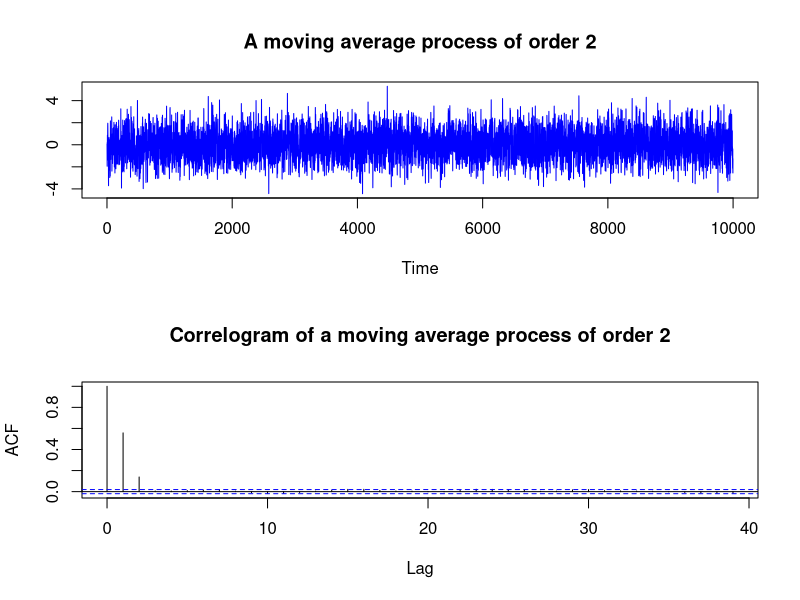

Write R code to recreate this figure.

# Generate noise
noise=rnorm(10000)

# Introduce a variable
ma_2=NULL

# Loop for generating MA(2) process
for(i in 3:10000){
    ma_2[i]=noise[i]+0.7*noise[i-1]+0.2*noise[i-2]
}

# Shift data to left by 2 units (porque los dos primeros puntos son nulos)
moving_average_process=ma_2[3:10000]

# Put time series structure on a vanilla data
moving_average_process=ts(moving_average_process)

# Partition output graphics as a multi frame of 2 rows and 1 column
par(mfrow=c(2,1))

# plot the process and plot its ACF
plot(moving_average_process, main='A moving average process of order 2', ylab=' ', col='blue')
acf(moving_average_process, main='Correlogram of a moving average process of order 2')

